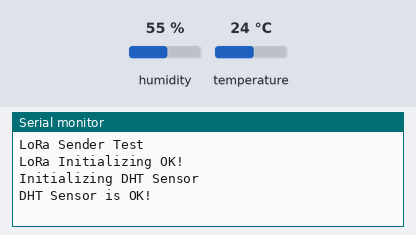
A sketch run on a simulated Arduino Uno, built for the host (arithmetic inside an expression is 32-bit, double 64-bit). On the bench: the last lines printed to the serial monitor. The test bench sets the inputs (shaded band); at power-on: humidity 55 %, temperature 24 °C. No radio packets arrive unless stated.

Above: at 3.2 s.
3.3 s: humidity set to 22 %
At 5.3 s:
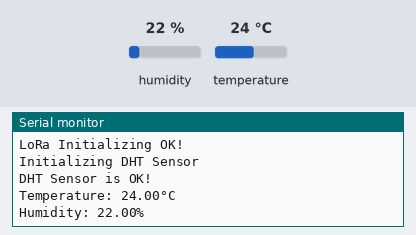
17.6 s: temperature set to 12 °C
At 27.3 s:
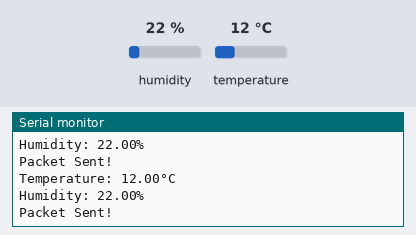
31.9 s: humidity set to 40 %
At 39.7 s:
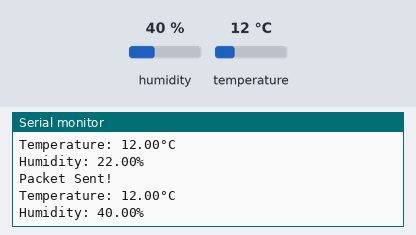

Measured:
- after the input at 3.3 s, the serial monitor: prints a new line after 0.74 s (image 1)
- after the input at 17.6 s, the serial monitor: prints a new line after 3.5 s (image 2)
- after the input at 31.9 s, the serial monitor: prints a new line after 6.3 s (image 3)

The sketch:

SenderCode.ino
```cpp
// Libraries for LoRa
#include <SPI.h>
#include <LoRa.h>

// Libraries for DHT 11
#include <DHT.h>

//define the pins used by the LoRa transceiver module
#define NSS 5     // CS pin
#define RESET 14  // Reset pin
#define DIO0 2    // DIO0 pin
#define SCK 18
#define MISO 19
#define MOSI 23
#define DIO0 2

//DHT SENSOR
#define DHTPIN 21
#define DHTTYPE DHT11
DHT dht(DHTPIN, DHTTYPE);
//868E6 for Europe
#define BAND 868E6
//GLOBAL VARIABLES
float temperature=0;
float humidity = 0;

//initilize packet counter
int readingID = 0;
String LoRaMessage = "";

uint32_t delayMS=2000;


//INITIALIZE DHT
void initDHT(){
  //initializing DHT device
  Serial.println(F("Initializing DHT Sensor"));
  dht.begin();
  Serial.println(F("DHT Sensor is OK!"));
}
//GET DHT READINGS
void getDHTreadings(){
  //Delay between measurements
  delay(delayMS);
  //Get temperature event print its value
  humidity = dht.readHumidity();
  temperature = dht.readTemperature();
  Serial.print(F("Temperature: "));
  Serial.print(temperature);
  Serial.println(F("°C"));

  Serial.print(F("Humidity: "));
  Serial.print(humidity);
  Serial.println(F("%"));

}

//----------------------Initialize LoRa Module-----------------------------------------//
void initLoRa()
{
  Serial.println("LoRa Sender Test");
  //SPI LoRa pins
  SPI.begin(SCK, MISO, MOSI, NSS);
  //setup LoRa transceiver module
  LoRa.setPins(NSS, RESET, DIO0);

  if (!LoRa.begin(BAND)) {
    Serial.println("LoRa başlatılırken bir hata oluştu!");
    while (1);
  }
  Serial.println("LoRa Initializing OK!");
  delay(2000);
}

//------------------Send data to receiver node using LoRa-------------------------//
void sendReadings() {
  LoRaMessage = String(readingID) + "/" + String(temperature) + "&" + String(humidity);
  //Send LoRa packet to receiver
  LoRa.beginPacket();
  LoRa.print(LoRaMessage);
  LoRa.endPacket();

  Serial.println("Packet Sent!");

  delay(10000);
}
void getReadings()
{
  getDHTreadings();
  delay(5000);
}

void setup() {
  Serial.begin(115200);
  initLoRa();
  initDHT();
}

void loop() {
  getReadings();
  sendReadings();
}
```
